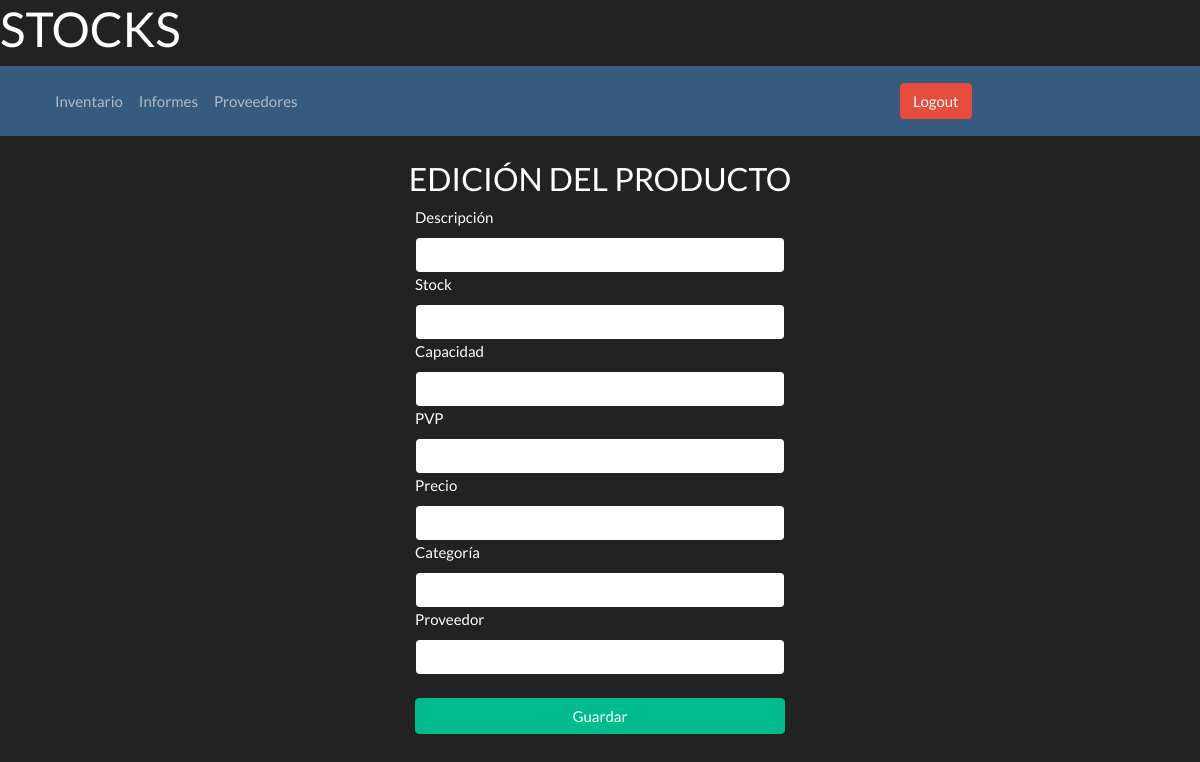
The page /editar-producto/2 on the database as committed earlier.
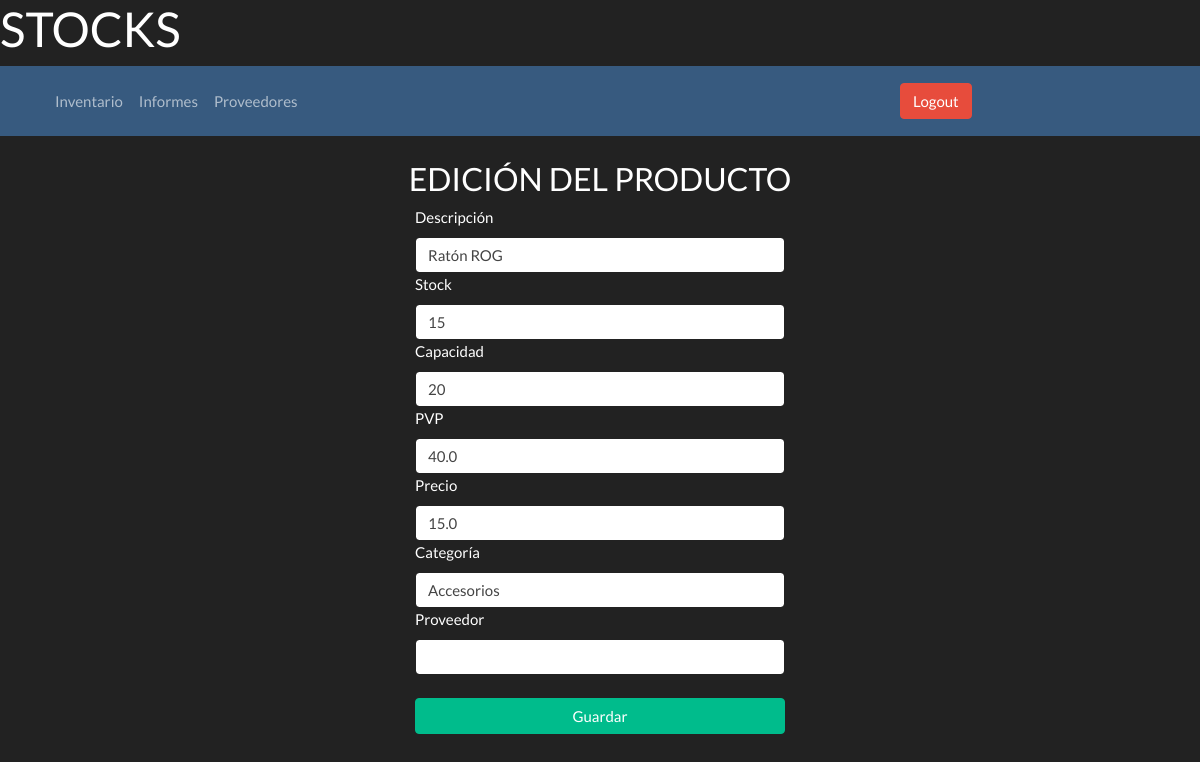
The same page on the database as committed later.
### models.py (models this page shows, shortened)
class Producto(db.Base):
    __tablename__ = 'producto'
    __table_args__ = {'sqlite_autoincrement': True}
    id = Column(Integer, primary_key=True)
    descripcion = Column(String(200), nullable=False)
    stock = Column(Integer, nullable=False)
    capacidad = Column(Integer, nullable=False)
    pvp = Column(Float, nullable=False)
    precio = Column(Float, nullable=False)
    categoria = Column(String(50), nullable=False)
    id_proveedor = Column(Integer, ForeignKey('proveedor.id_proveedor'))

### stocks.py (the view)
@bp.route('/editar-producto/<id>')
def editar(id):
    producto = get_db().execute('SELECT * FROM producto WHERE id = ?', (id,)).fetchone()
    print(producto)
    return render_template('stocks/editProduct.html', producto=producto)

### db.py (called while the page is built)
def get_db():
    if 'db' not in g:
        g.db = sqlite3.connect(current_app.config['DATABASE'])
        g.db.row_factory = sqlite3.Row
    return g.db

### templates/auth.py (called while the page is built)
@bp.before_app_request
def load_logged_in_user():
    id_usuario = session.get('id_usuario')
    if id_usuario is None:
        g.usuario = None
    else:
        g.usuario = get_db().execute(
            'SELECT * FROM usuario WHERE id_usuario = ?', (id_usuario,)
        ).fetchone()

### templates/stocks/editProduct.html (shortened to what this page needs)
<!DOCTYPE html>
<html lang="en">
<head>
    <link rel="stylesheet" href="https://cdn.jsdelivr.net/npm/bootswatch@4.5.2/dist/darkly/bootstrap.min.css"
>
</head>
<body>
<main>
    <h1>STOCKS</h1>
    <nav class="navbar navbar-expand-lg navbar-dark bg-primary">
        <div class="container-fluid">
            <div class="collapse navbar-collapse" id="navbarColor03">
                <ul class="navbar-nav me-auto">
                    <li class="nav-item">
                        <a class="nav-link" href="/inventario">Inventario
                        </a>
                    </li>
                    <li class="nav-item">
                        <a class="nav-link" href="/informes">Informes</a>
                    </li>
                    <li class="nav-item">
                        <a class="nav-link" href="/proveedores">Proveedores</a>
                    </li>
                </ul>
                <div class="fixed">
                    <a href="{{ url_for('auth.logout') }}" class="btn btn-danger">Logout</a>
                </div>
            </div>
        </div>
    </nav>
    <h3 class="text-center mt-4">EDICIÓN DEL PRODUCTO</h3>
    <div class="form-group">
        <div class="col-md-4 offset-md-4 my-auto">
            <form action='/editProduct/{{producto.id}}' method='post'>
                <label class="col-form-" for="inputDescripcion">Descripción</label>
                <input type="text" name=new_descripcion class="form-control" value=
                        '{{producto.descripcion}}' id="inputDescripcion" >
                <label class='col-form-' for="inputStock">Stock</label>
                <input type="number" name=new_stock class="form-control" value=
                        '{{producto.stock}}' id="inputStock">
                <label class='col-form-' for="inputCapacidad">Capacidad</label>
                <input type="number" name=new_capacidad class="form-control" value=
                        '{{producto.capacidad}}' id="inputCapacidad">
                <label class="col-form-" for="inputPVP">PVP</label>
                <input type="number" name=new_PVP class="form-control" value=
                        '{{producto.PVP}}' id="inputPVP">
                <label class="col-form-" for="inputPrecio">Precio</label>
                <input type="number" name=new_precio class="form-control" value=
                        "{{producto.precio}}" id="inputPrecio">
                <label class="col-form-" for="inputCategoria">Categoría</label>
                <input type="text" name=new_categoria class="form-control" value=
                        '{{producto.categoria}}' id="inputCategoria">
                <label class="col-form-" for="inputCategoria">Proveedor</label>
                <input type="text" name=new_proveedor class="form-control" value=
                        '{{producto.proveedor}}' id="inputProveedor">
                <button type="submit" class="btn btn-success btn-block">Guardar</button>
            </form>
        </div>
    </div>
</main>
</body>
</html>

### templates/stocks/editProduct.html (style rules this page uses)
div.fixed { position: fixed; right: 0; width: 300px; }

Rows that differ between the two databases and show on the page:
added Producto: new_descripcion "Ratón ROG", new_stock "15", new_capacidad "20", new_PVP "40.0", new_precio "15.0", new_categoria "Accesorios"
